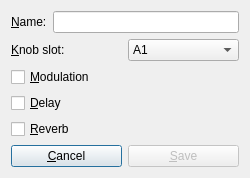
<?xml version="1.0" encoding="UTF-8"?>
<ui version="4.0">
 <class>Save_effects</class>
 <widget class="QDialog" name="Save_effects">
  <property name="geometry">
   <rect>
    <x>0</x>
    <y>0</y>
    <width>250</width>
    <height>175</height>
   </rect>
  </property>
  <property name="windowTitle">
   <string>Save effects</string>
  </property>
  <layout class="QVBoxLayout" name="verticalLayout_2">
   <item>
    <layout class="QHBoxLayout" name="horizontalLayout_2">
     <item>
      <widget class="QLabel" name="label">
       <property name="text">
        <string>&amp;Name:</string>
       </property>
       <property name="buddy">
        <cstring>lineEdit</cstring>
       </property>
      </widget>
     </item>
     <item>
      <widget class="QLineEdit" name="lineEdit">
       <property name="maxLength">
        <number>23</number>
       </property>
      </widget>
     </item>
    </layout>
   </item>
   <item>
    <layout class="QHBoxLayout" name="horizontalLayout_3">
     <item>
      <widget class="QLabel" name="label_2">
       <property name="text">
        <string>&amp;Knob slot: </string>
       </property>
       <property name="buddy">
        <cstring>comboBox</cstring>
       </property>
      </widget>
     </item>
     <item>
      <widget class="QComboBox" name="comboBox">
       <property name="maxVisibleItems">
        <number>12</number>
       </property>
       <item>
        <property name="text">
         <string>A1</string>
        </property>
       </item>
       <item>
        <property name="text">
         <string>A2</string>
        </property>
       </item>
       <item>
        <property name="text">
         <string>A3</string>
        </property>
       </item>
       <item>
        <property name="text">
         <string>B1</string>
        </property>
       </item>
       <item>
        <property name="text">
         <string>B2</string>
        </property>
       </item>
       <item>
        <property name="text">
         <string>B3</string>
        </property>
       </item>
       <item>
        <property name="text">
         <string>C1</string>
        </property>
       </item>
       <item>
        <property name="text">
         <string>C2</string>
        </property>
       </item>
       <item>
        <property name="text">
         <string>C3</string>
        </property>
       </item>
       <item>
        <property name="text">
         <string>D1</string>
        </property>
       </item>
       <item>
        <property name="text">
         <string>D2</string>
        </property>
       </item>
       <item>
        <property name="text">
         <string>D3</string>
        </property>
       </item>
      </widget>
     </item>
    </layout>
   </item>
   <item>
    <layout class="QVBoxLayout" name="verticalLayout">
     <item>
      <widget class="QCheckBox" name="checkBox">
       <property name="text">
        <string>&amp;Modulation</string>
       </property>
      </widget>
     </item>
     <item>
      <widget class="QCheckBox" name="checkBox_2">
       <property name="text">
        <string>&amp;Delay</string>
       </property>
      </widget>
     </item>
     <item>
      <widget class="QCheckBox" name="checkBox_3">
       <property name="text">
        <string>&amp;Reverb</string>
       </property>
      </widget>
     </item>
    </layout>
   </item>
   <item>
    <layout class="QHBoxLayout" name="horizontalLayout_4">
     <item>
      <widget class="QPushButton" name="pushButton_2">
       <property name="text">
        <string>&amp;Cancel</string>
       </property>
       <property name="shortcut">
        <string>Esc</string>
       </property>
      </widget>
     </item>
     <item>
      <widget class="QPushButton" name="pushButton">
       <property name="enabled">
        <bool>false</bool>
       </property>
       <property name="text">
        <string>&amp;Save</string>
       </property>
       <property name="shortcut">
        <string>Return</string>
       </property>
      </widget>
     </item>
    </layout>
   </item>
  </layout>
 </widget>
 <resources/>
 <connections/>
</ui>
